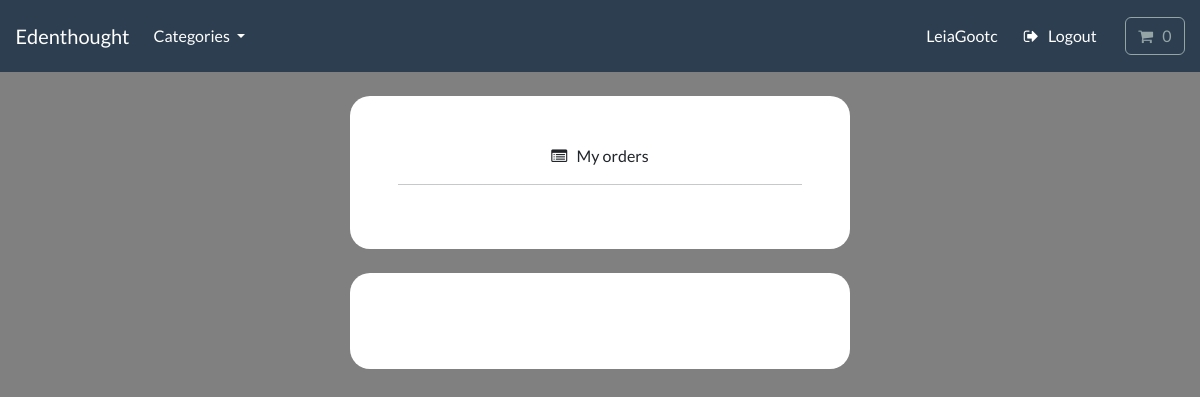
The app's page /account/track-orders (signed in), older data.
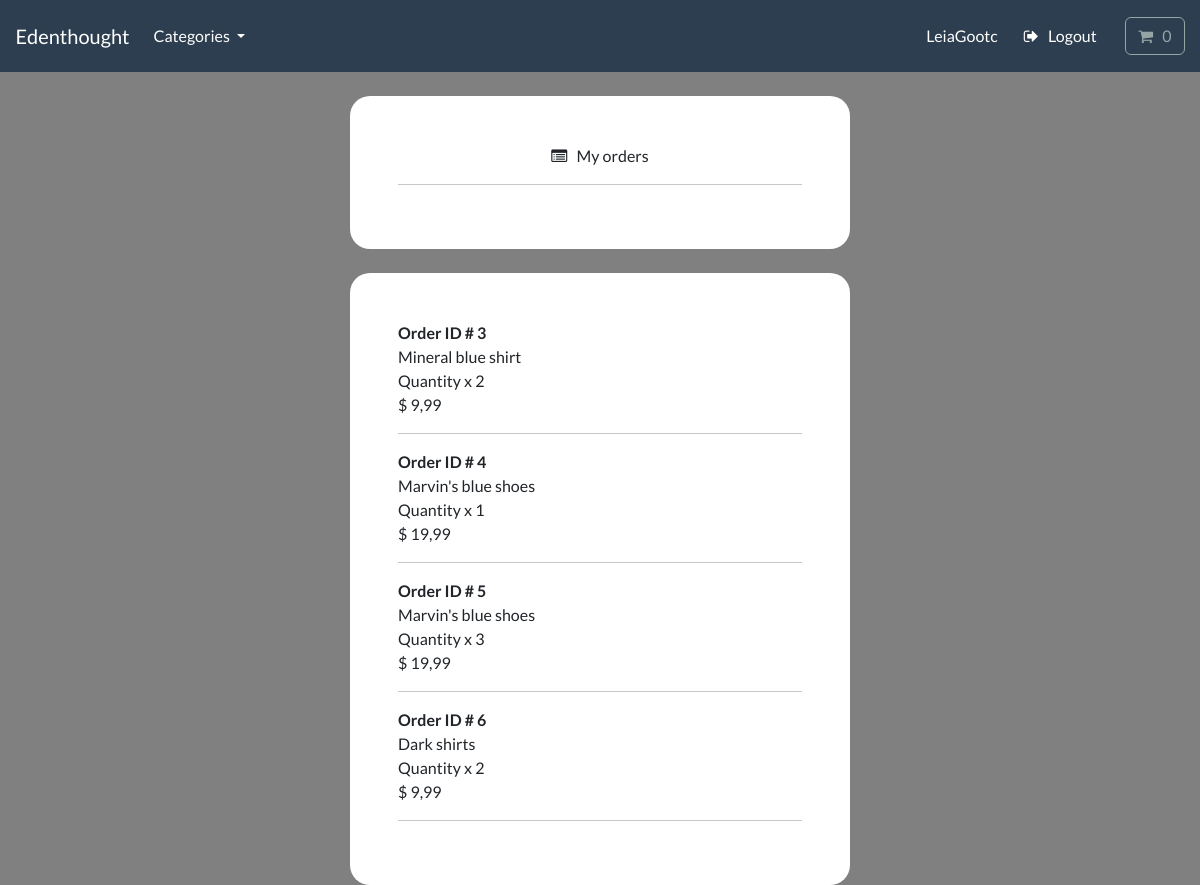
The same page, newer data.
### payment/models.py (models this page shows)
class OrderItem(models.Model):
    order=models.ForeignKey(Order, on_delete=models.CASCADE, null=True)
    product=models.ForeignKey(Product, on_delete=models.CASCADE, null=True)
    quantity=models.PositiveBigIntegerField(default=1)
    price=models.DecimalField(max_digits=8, decimal_places=2)
    user = models.ForeignKey(User, on_delete=models.CASCADE, null=True, blank=True)

### store/models.py (models this page shows, shortened)
class Product(models.Model):
    category = models.ForeignKey(Category, related_name='product', on_delete=models.CASCADE, null=True)
    title = models.CharField(max_length=250)
    brand = models.CharField(max_length=250, default='un-branded')
    description = models.TextField(blank=True)
    slug = models.SlugField(max_length=250)
    price = models.DecimalField(max_digits=6, decimal_places=2)
    image = models.ImageField(upload_to='images/')
    class Meta:
        verbose_name_plural = 'products'
    def __str__(self):
        return self.title

### account/views.py (the view)
# urls.py: path('track-orders', views.track_orders, name='track-orders'),
@login_required(login_url='my-login')
def track_orders(request):
    try:
        orders = OrderItem.objects.filter(user=request.user)
        context={'orders':orders}
        return render(request, 'account/track-orders.html', context=context)
    except:
        return render(request, 'account/track-orders.html')

### cart/cart.py (called while the page is built)
    def __len__(self):
        return sum(item['qty'] for item in self.cart.values())

### cart/context_processors.py (called while the page is built)
def cart(request):
    return {'cart':Cart(request)}

### store/models.py (called while the page is built)
    def get_absolute_url(self):
        return reverse('list-category', args=[self.slug])

### store/views.py (called while the page is built)
def categories(request):
    all_categories=Category.objects.all()
    return {'all_categories':all_categories}

### account/templates/account/track-orders.html (shortened to what this page needs)
{% include 'store/base.html' %}
{% load static %}
{% load crispy_forms_tags %}
{% block content %}
    <div class="container bg-white shadow-md p-5 form-layout">
        <div class="text-center"
         <h3> <i class="fa fa-list-alt" aria-hidden="true"></i> &nbsp; My orders </h3>
        <hr>
        </div>
    </div>
<div class="container bg-white shadow-md p-5 form-layout">
        {% for order in orders %}
    <strong>Order ID # {{order.id}}</strong>
    <br>
    {{ order.product }}
    <br>
    Quantity x {{order.quantity}}
    <br>
    $ {{order.price}}
    <br>
    <hr>
    {% endfor %}
    </div>
{% endblock %}

### store/templates/store/base.html (shortened to what this page needs)
{% load static %}
<!DOCTYPE html>
<html>
    <head>
        <link rel="stylesheet" href="https://bootswatch.com/5/flatly/bootstrap.min.css">
        <link type="text/css" href="{% static 'css/styles.css' %}" rel="stylesheet" />
        <link rel="stylesheet" href="https://cdnjs.cloudflare.com/ajax/libs/font-awesome/4.7.0/css/font-awesome.min.css">
    </head>
    <nav class="navbar navbar-expand-lg bg-primary justify-content-center">
        <a class="navbar-brand main-heading text-white" href="{% url 'store' %}">
        &nbsp; &nbsp; Edenthought
        </a>
        <div class="collapse navbar-collapse" id="navbarCollapse">
            <ul class="navbar-nav me-auto mb-2 mb-md-0">
                <li class="nav-item dropdown">
                    <a class="nav-link dropdown-toggle text-white" href="#" id="navbarDropdown" role="button"
                    data-bs-toggle="dropdown" aria-expanded="false">
                        Categories
                    </a>
                </li>
            </ul>
        </div>
        <div class="collapse navbar-collapse text-center" id="navbarNavDropdown">
            <ul class="navbar-nav ms-auto">
                <li class="nav-item">
                    {% if user.is_authenticated %}
                    <a class="btn btn-alert navbar-btn text-white" type="button"  href="{% url 'dashboard' %}">
                        {{user.username}} </a>
                    {% else %}
                        <a class="btn btn-alert navbar-btn text-white" type="button"  href="{% url 'register' %}"> Register </a>
                    {% endif %}
                </li>
                <li class="nav-item">
                    {% if user.is_authenticated %}
                    <a class="btn btn-alert navbar-btn text-white" type="button"  href="{% url 'user-logout' %}"><i class="fa fa-sign-out" aria-hidden="true"></i> &nbsp; Logout </a>
                    {% else %}
                    <a class="btn btn-alert navbar-btn text-white" type="button"  href="{% url 'my-login' %}"> Login </a>
                    {% endif %}
                </li>
                <li class="nav-item">
                    <a type="button" role="button" href="{% url 'cart-summary' %}" class="btn btn-outline-secondary">
                        <i class="fa fa-shopping-cart" aria-hidden="true"> </i>
                            <div id="cart-qty" class="d-inline-flex">
                                {% with qty_amount=cart|length %}
                                    {% if qty_amount > 0 %}
                                        {{ qty_amount }}
                                    {% else %}
                                        0
                                    {% endif %}
                                {% endwith %}
                            </div>
                    </a>
                </li>
            </ul>
        </div>
    </nav>
    <body>
    </body>
</html>

### static/css/styles.css (style rules this page uses)
.form-layout { border-radius: 20px; width: 500px; }

### account/templates/account/track-orders.html (style rules this page uses)
body { background-color:grey; }

Row changes from the older to the newer data that the page shows:
added OrderItem: id "3", product "Mineral blue shirt", quantity "2", price "9,99"
added OrderItem: id "4", product "Marvin's blue shoes", quantity "1", price "19,99"
added OrderItem: id "5", product "Marvin's blue shoes", quantity "3", price "19,99"
added OrderItem: id "6", product "Dark shirts", quantity "2", price "9,99"
